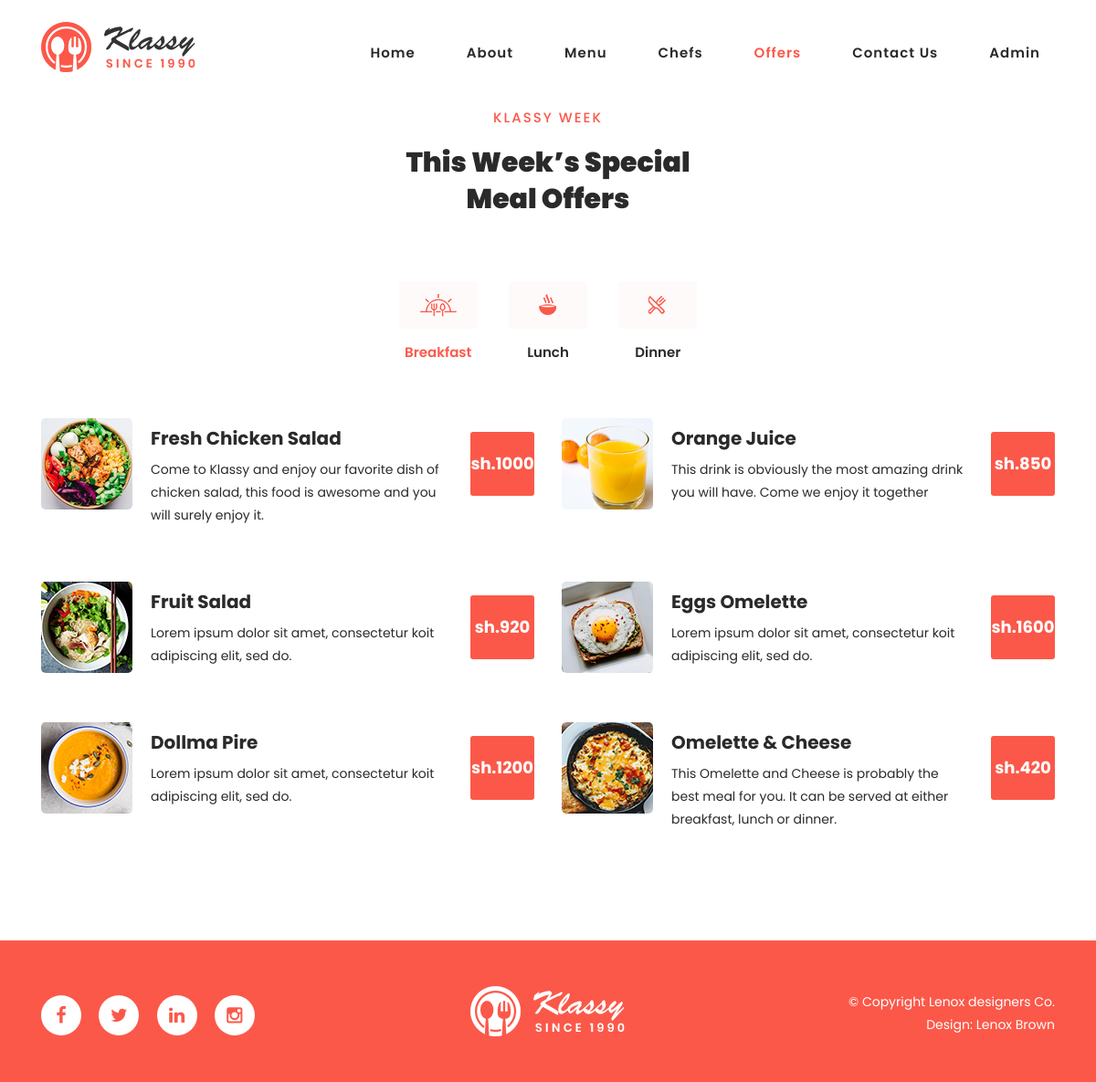
Screenshot of /offers with the database file from the repository.
### cafe/models.py (models this page shows, shortened)
class Offers(models.Model):
    name = models.CharField(max_length=100)
    about = models.TextField()
    price = models.IntegerField()
    image = models.ImageField(upload_to=unique_image_name, blank=True, null=True)
    added = models.DateTimeField(auto_now_add=True)

### cafe/views.py (the view)
# urls.py: path("offers", views.offers, name="offers"),
def offers(request):
    offers = Offers.objects.all()
    return render(request, 'offers.html', {'offers':offers})

### templates/offers.html (shortened to what this page needs)
{% extends 'base.html'%}
{% load static %}
    {% block content%}
    <section class="section" id="offers">
        <div class="container">
            <div class="row">
                <div class="col-lg-4 offset-lg-4 text-center">
                    <div class="section-heading">
                        <h6>Klassy Week</h6>
                        <h2>This Week’s Special Meal Offers</h2>
                    </div>
                </div>
            </div>
            <div class="row">
                <div class="col-lg-12">
                    <div class="row" id="tabs">
                        <div class="col-lg-12">
                            <div class="heading-tabs">
                                <div class="row">
                                    <div class="col-lg-6 offset-lg-3">
                                        <ul>
                                        <li><a href='#tabs-1'><img src="{% static 'mainassets/assets/images/tab-icon-01.png'%}" alt="">Breakfast</a></li>
                                        <li><a href='#tabs-2'><img src="{% static 'mainassets/assets/images/tab-icon-02.png'%}" alt="">Lunch</a></a></li>
                                        <li><a href='#tabs-3'><img src="{% static 'mainassets/assets/images/tab-icon-03.png'%}" alt="">Dinner</a></a></li>
                                        </ul>
                                    </div>
                                </div>
                            </div>
                        </div>
                        <div class="col-lg-12">
                            <section class='tabs-content'>
                                <article id='tabs-1'>
                                        <div class="row">
                                        {% for offer in offers%}
                                                    <div class="col-lg-6">
                                                        <div class="tab-item">
                                                            <img src="{{ offer.image.url }}" alt="">
                                                            <h4>{{ offer.name }}</h4>
                                                            <p>{{ offer.about }}</p>
                                                            <div class="price mx-5">
                                                                <h6 class="text-center">sh.{{ offer.price }}</h6>
                                                            </div>
                                                        </div>
                                        </div>
                                        {% endfor%}
                                    </div>
                                </article>
                            </section>
                        </div>
                    </div>
                </div>
            </div>
        </div>
    </section>
    {% endblock content%}

### static/mainassets/css/templatemo-klassy-cafe.css (style rules this page uses)
html, body, div, span, applet, object, iframe, h1, h2, h3, h4, h5, h6, p, blockquote, div pre, a, abbr, acronym, address, big, cite, code, del, dfn, em, font, img, ins, kbd, q, s, samp, small, strike, strong, sub, sup, tt, var, b, u, i, center, dl, dt, dd, ol, ul, li, figure, header, nav, section, article, aside, footer, figcaption { margin: 0; padding: 0; border: 0; outline: 0; }
ul, li { padding: 0; margin: 0; list-style: none; }
header, nav, section, article, aside, footer, hgroup { display: block; }
* { box-sizing: border-box; }
html, body { font-family: 'Poppins', sans-serif; font-weight: 400; background-color: #fff; font-size: 16px; -ms-text-size-adjust: 100%; -webkit-font-smoothing: antialiased; -moz-osx-font-smoothing: grayscale; }
a { text-decoration: none !important; }
h1, h2, h3, h4, h5, h6 { margin-top: 0px; margin-bottom: 0px; }
ul { margin-bottom: 0px; }
p { font-size: 14px; line-height: 25px; color: #2a2a2a; }
html, body { background: #fff; font-family: 'Poppins', sans-serif; }
.section-heading h6 { position: relative; font-size: 15px; color: #fb5849; font-weight: 500; letter-spacing: 2px; text-transform: uppercase; padding-left: 40px; }
.section-heading h6:before { width: 30px; height: 1px; content: ''; position: absolute; left: 0; top: 8px; background-color: #fb5849; }
.section-heading h2 { line-height: 40px; margin-top: 20px; margin-bottom: 25px; font-size: 30px; font-weight: 900; color: #2a2a2a; }
*, *:before, *:after { -webkit-box-sizing: border-box; box-sizing: border-box; -webkit-font-smoothing: antialiased; -moz-osx-font-smoothing: grayscale; }
#offers { padding-top: 120px; }
#offers .section-heading { margin-bottom: 70px; }
#offers .section-heading h6 { padding-left: 0px; }
#offers .section-heading h6:before { display: none; }
#offers .heading-tabs { text-align: center; }
#offers #tabs ul { padding: 0; }
#offers #tabs ul li { display: inline-block; margin: 0px 15px; }
#offers #tabs ul li:last-child { margin-right: 0px; }
#offers #tabs ul li:first-child { margin-left: 0px; }
#offers #tabs ul li a { text-transform: capitalize; width: 100%; display: inline-block; font-size: 15px; color: #2a2a2a; font-weight: 600; transition: all 0.3s; text-align: center; }
#offers #tabs ul li a img { display: block; margin: 0 auto 15px auto; }
#offers #tabs ul .ui-tabs-active a { color: #fb5849; position: relative; }
#offers .tabs-content { margin-top: 60px; text-align: left; display: inline-block; transition: all 0.3s; }
#offers .tabs-content .tab-item { position: relative; margin-bottom: 60px; }
#offers .tabs-content img { float: left; width: 100px; max-width: 100px; margin-right: 20px; border-radius: 5px; }
#offers .tabs-content h4 { padding-top: 10px; font-size: 20px; font-weight: 700; color: #2a2a2a; margin-bottom: 10px; margin-right: 100px; }
#offers .tabs-content p { margin-right: 100px; }
#offers .tabs-content .price h6 { position: absolute; top: 15px; right: 0; width: 70px; height: 70px; background-color: #fb5849; display: inline-block; text-align: center; line-height: 70px; border-radius: 3px; font-size: 18px; font-weight: 700; color: #fff; }

### rows the page displays
Offers: image (picture), name "Fresh Chicken Salad", about "Come to Klassy and enjoy our favorite dish of chicken salad, this food is awesome and you will surely enjoy it.", price "1000"
Offers: image (picture), name "Orange Juice", about "This drink is obviously the most amazing drink you will have. Come we enjoy it together", price "850"
Offers: image (picture), name "Fruit Salad", about "Lorem ipsum dolor sit amet, consectetur koit adipiscing elit, sed do.", price "920"
Offers: image (picture), name "Eggs Omelette", about "Lorem ipsum dolor sit amet, consectetur koit adipiscing elit, sed do.", price "1600"
Offers: image (picture), name "Dollma Pire", about "Lorem ipsum dolor sit amet, consectetur koit adipiscing elit, sed do.", price "1200"
Offers: image (picture), name "Omelette & Cheese", about "This Omelette and Cheese is probably the best meal for you. It can be served at either breakfast, lunch or dinner.", price "420"
